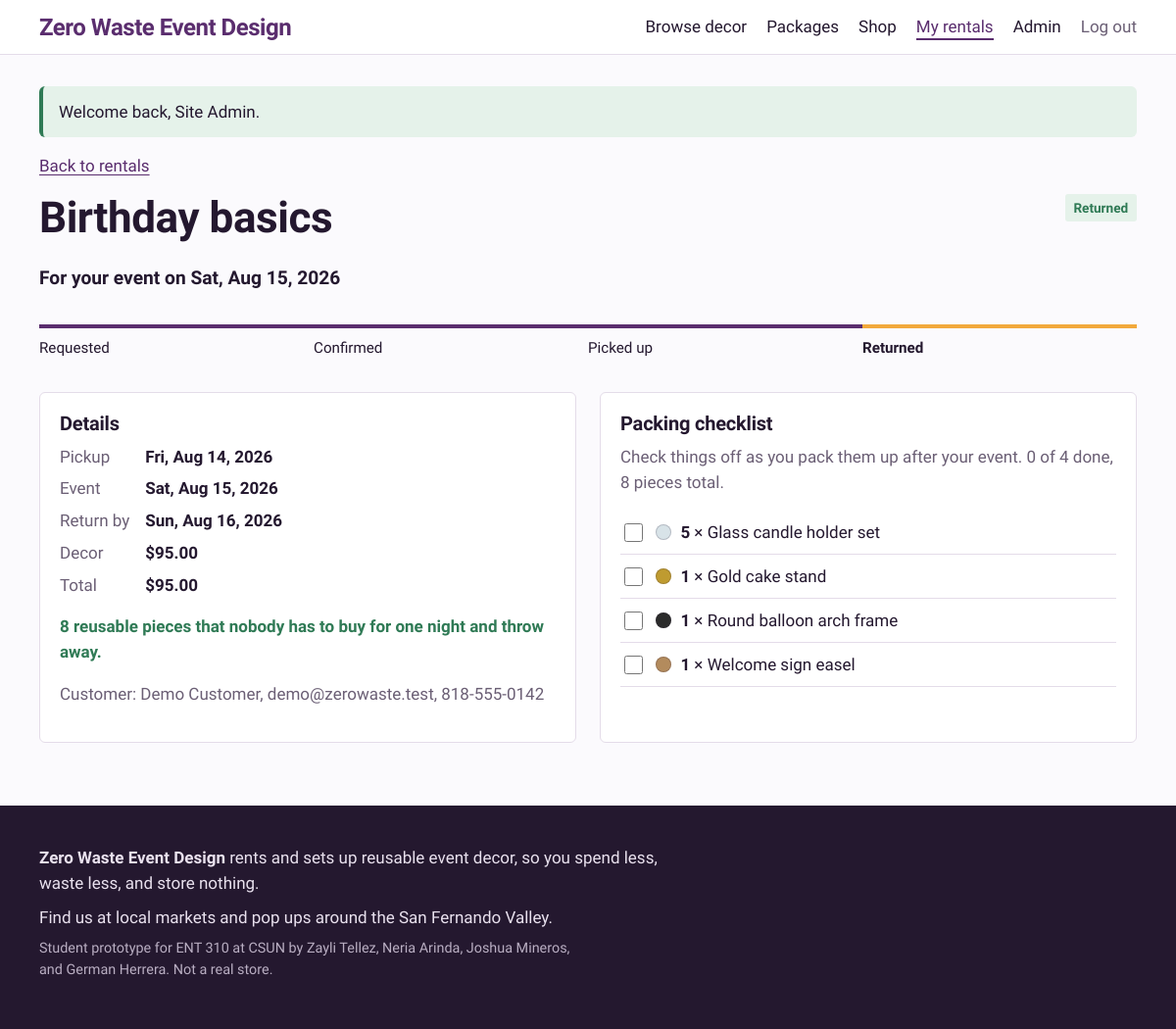
Screenshot of /rental.php?id=1 (signed in) with the database file from the repository.
### tables this page shows
CREATE TABLE rentals (
  id          INT AUTO_INCREMENT PRIMARY KEY,
  user_id     INT NOT NULL,
  package_id  INT NULL,
  event_date  DATE NOT NULL,
  pickup_date DATE NOT NULL,
  return_date DATE NOT NULL,
  service     ENUM('pickup','setup') NOT NULL DEFAULT 'pickup',  
  address     VARCHAR(255) NULL,                                 
  status      ENUM('pending','confirmed','picked_up','returned','cancelled')
              NOT NULL DEFAULT 'pending',
  subtotal    DECIMAL(10,2) NOT NULL,
  setup_fee   DECIMAL(8,2)  NOT NULL DEFAULT 0,
  discount    DECIMAL(8,2)  NOT NULL DEFAULT 0,                  
  total_price DECIMAL(10,2) NOT NULL,
  notes       VARCHAR(500) NULL,
  created_at  TIMESTAMP NOT NULL DEFAULT CURRENT_TIMESTAMP,
  FOREIGN KEY (user_id)    REFERENCES users(id),
  FOREIGN KEY (package_id) REFERENCES packages(id),
  INDEX idx_dates (pickup_date, return_date),
  INDEX idx_status (status)
);

CREATE TABLE packages (
  id          INT AUTO_INCREMENT PRIMARY KEY,
  name        VARCHAR(120) NOT NULL,
  event_type  VARCHAR(60)  NOT NULL,
  description TEXT NOT NULL,
  price       DECIMAL(8,2) NOT NULL,
  setup_fee   DECIMAL(8,2) NOT NULL DEFAULT 75.00,  
  season      VARCHAR(40) NULL,                     
  color_hex   CHAR(7) NOT NULL DEFAULT '#CCCCCC',
  is_active   TINYINT(1) NOT NULL DEFAULT 1
);

CREATE TABLE users (
  id            INT AUTO_INCREMENT PRIMARY KEY,
  name          VARCHAR(100)  NOT NULL,
  email         VARCHAR(255)  NOT NULL UNIQUE,
  phone         VARCHAR(30)   NULL,
  password_hash VARCHAR(255)  NOT NULL,
  role          ENUM('customer','admin') NOT NULL DEFAULT 'customer',
  created_at    TIMESTAMP NOT NULL DEFAULT CURRENT_TIMESTAMP
);

CREATE TABLE rental_items (
  id         INT AUTO_INCREMENT PRIMARY KEY,
  rental_id  INT NOT NULL,
  item_id    INT NOT NULL,
  quantity   INT NOT NULL,
  unit_price DECIMAL(8,2) NOT NULL,
  FOREIGN KEY (rental_id) REFERENCES rentals(id) ON DELETE CASCADE,
  FOREIGN KEY (item_id)   REFERENCES items(id)
);

CREATE TABLE items (
  id          INT AUTO_INCREMENT PRIMARY KEY,
  category_id INT NOT NULL,
  name        VARCHAR(120) NOT NULL,
  description TEXT NOT NULL,
  color_name  VARCHAR(40)  NOT NULL DEFAULT 'Assorted',
  color_hex   CHAR(7)      NOT NULL DEFAULT '#CCCCCC',
  price       DECIMAL(8,2) NOT NULL,           
  quantity    INT NOT NULL DEFAULT 1,          
  sale_price  DECIMAL(8,2) NULL,               
  sale_stock  INT NOT NULL DEFAULT 0,          
  image_url   VARCHAR(500) NULL,
  is_active   TINYINT(1) NOT NULL DEFAULT 1,
  created_at  TIMESTAMP NOT NULL DEFAULT CURRENT_TIMESTAMP,
  FOREIGN KEY (category_id) REFERENCES categories(id)
);

### includes/bootstrap.php (called while the page is built, shortened)
<?php
function db(): PDO
{
    static $pdo = null;
    if ($pdo === null) {
        $dsn = 'mysql:host=' . DB_HOST . ';port=' . DB_PORT . ';dbname=' . DB_NAME . ';charset=utf8mb4';
        $pdo = new PDO($dsn, DB_USER, DB_PASS, [
            PDO::ATTR_ERRMODE            => PDO::ERRMODE_EXCEPTION,
            PDO::ATTR_DEFAULT_FETCH_MODE => PDO::FETCH_ASSOC,
            PDO::ATTR_EMULATE_PREPARES   => false,
        ]);
    }
    return $pdo;
}
function base_url(): string
{
    static $base = null;
    if ($base === null) {
        $script = $_SERVER['SCRIPT_NAME'] ?? '';
        $dir = str_replace('\\', '/', dirname($script));
        $base = rtrim($dir, '/');
    }
    return $base;
}
function url(string $path = ''): string
{
    return base_url() . '/' . ltrim($path, '/');
}
function e(?string $text): string
{
    return htmlspecialchars((string) $text, ENT_QUOTES, 'UTF-8');
}
function money($amount): string
{
    return '$' . number_format((float) $amount, 2);
}
function nice_date(string $date): string
{
    return date('D, M j, Y', strtotime($date));
}
function status_label(string $status, bool $setup = false): string
{
    return [
        'pending'   => 'Waiting for confirmation',
        'confirmed' => 'Confirmed',
        'picked_up' => $setup ? 'Set up' : 'Picked up',
        'returned'  => $setup ? 'Taken down' : 'Returned',
        'cancelled' => 'Cancelled',
    ][$status] ?? $status;
}
function current_user(): ?array
{
    static $user = false;
    if ($user === false) {
        $user = null;
        if (!empty($_SESSION['user_id'])) {
            $stmt = db()->prepare('SELECT id, name, email, phone, role FROM users WHERE id = ?');
            $stmt->execute([$_SESSION['user_id']]);
            $user = $stmt->fetch() ?: null;
        }
    }
    return $user;
}
function require_login(): array
{
    $user = current_user();
    return $user;
}
    ob_start(); ?>

### public/rental.php (the view, shortened to what this page needs)
<?php
require __DIR__ . '/../includes/bootstrap.php';
$user = require_login();
$id = (int) ($_GET['id'] ?? 0);
$stmt = db()->prepare('SELECT r.*, p.name AS package_name, u.name AS customer_name, u.email AS customer_email, u.phone AS customer_phone
                       FROM rentals r
                       JOIN users u ON u.id = r.user_id
                       LEFT JOIN packages p ON p.id = r.package_id
                       WHERE r.id = ?');
$stmt->execute([$id]);
$rental = $stmt->fetch();
$stmt = db()->prepare('SELECT ri.*, i.name, i.color_name, i.color_hex
                       FROM rental_items ri JOIN items i ON i.id = ri.item_id
                       WHERE ri.rental_id = ? ORDER BY i.name');
$stmt->execute([$id]);
$lines = $stmt->fetchAll();
$pieceCount = array_sum(array_column($lines, 'quantity'));
$isSetup = $rental['service'] === 'setup';
$steps = $isSetup
    ? ['pending' => 'Requested', 'confirmed' => 'Confirmed', 'picked_up' => 'Set up', 'returned' => 'Taken down']
    : ['pending' => 'Requested', 'confirmed' => 'Confirmed', 'picked_up' => 'Picked up', 'returned' => 'Returned'];
$stepKeys = array_keys($steps);
$currentStep = array_search($rental['status'], $stepKeys, true);
require __DIR__ . '/../includes/header.php';
?>
<p class="crumbs"><a href="<?= e(url($user['role'] === 'admin' && (int) $rental['user_id'] !== (int) $user['id'] ? 'admin/index.php' : 'my-rentals.php')) ?>">Back to rentals</a></p>
<div class="rental-head">
  <div>
    <h1><?= e($rental['package_name'] ?: 'Rental #' . $id) ?></h1>
    <p class="price-line">For your event on <?= e(nice_date($rental['event_date'])) ?></p>
  </div>
  <span class="status status-<?= e($rental['status']) ?>"><?= e(status_label($rental['status'], $isSetup)) ?></span>
</div>
<?php if ($rental['status'] === 'cancelled'): ?>
  <p class="flash flash-info">This rental was cancelled. The items went back on the calendar.</p>
<?php else: ?>
  <ol class="progress" aria-label="Rental progress">
    <?php foreach ($steps as $key => $label):
        $index = array_search($key, $stepKeys, true); ?>
      <li class="<?= $index < $currentStep ? 'done' : ($index === $currentStep ? 'current' : '') ?>"<?= $index === $currentStep ? ' aria-current="step"' : '' ?>><?= e($label) ?></li>
    <?php endforeach; ?>
  </ol>
<?php endif; ?>
<div class="rental-grid">
  <section class="card">
    <h2>Details</h2>
    <dl class="facts">
      <?php if ($isSetup): ?>
        <dt>Service</dt><dd>We set it up and take it down</dd>
        <dt>Where</dt><dd><?= e($rental['address']) ?></dd>
        <dt>Event</dt><dd><?= e(nice_date($rental['event_date'])) ?></dd>
      <?php else: ?>
        <dt>Pickup</dt><dd><?= e(nice_date($rental['pickup_date'])) ?></dd>
        <dt>Event</dt><dd><?= e(nice_date($rental['event_date'])) ?></dd>
        <dt>Return by</dt><dd><?= e(nice_date($rental['return_date'])) ?></dd>
      <?php endif; ?>
      <dt>Decor</dt><dd><?= money($rental['subtotal']) ?></dd>
      <dt>Total</dt><dd><?= money($rental['total_price']) ?></dd>
    </dl>
    <p class="impact-line"><?= (int) $pieceCount ?> reusable <?= $pieceCount == 1 ? 'piece' : 'pieces' ?> that nobody has to buy for one night and throw away.</p>
    <?php if ($user['role'] === 'admin'): ?>
      <p class="muted">Customer: <?= e($rental['customer_name']) ?>, <?= e($rental['customer_email']) ?><?= $rental['customer_phone'] ? ', ' . e($rental['customer_phone']) : '' ?></p>
    <?php endif; ?>
  </section>
  <section class="card checklist" data-checklist>
    <h2><?= $isSetup ? 'What we bring' : 'Packing checklist' ?></h2>
    <p class="muted"><?= $isSetup ? 'Our team checks these off at setup and takedown.' : 'Check things off as you pack them up after your event.' ?> <span data-count>0</span> of <?= count($lines) ?> done, <?= (int) $pieceCount ?> pieces total.</p>
    <ul>
      <?php foreach ($lines as $line): ?>
        <li>
          <label>
            <input type="checkbox">
            <span class="dot" style="--swatch: <?= e($line['color_hex']) ?>"></span>
            <span><strong><?= (int) $line['quantity'] ?></strong> &times; <?= e($line['name']) ?></span>
          </label>
        </li>
      <?php endforeach; ?>
    </ul>
  </section>
</div>
<?php require __DIR__ . '/../includes/footer.php'; ?>

### public/assets/style.css (style rules this page uses)
:root { --paper: #FBFAFD; --white: #FFFFFF; --ink: #24182F; --muted: #6B5F75; --plum: #5A2D6E; --plum-soft: #F1EAF5; --marigold: #F2A93B; --sage: #2F7A55; --sage-soft: #E5F2EA; --berry: #B3263E; --berry-soft: #FBE9EC; --line: #E4DCE9; --display: "Bricolage Grotesque", "Segoe UI", system-ui, sans-serif; --body: "Atkinson Hyperlegible", "Segoe UI", system-ui, sans-serif; --radius: 6px; --gap: clamp(1rem, 3vw, 1.5rem); }
*, *::before, *::after { box-sizing: border-box; }
html { -webkit-text-size-adjust: 100%; }
body { margin: 0; background: var(--paper); color: var(--ink); font: 400 1.0625rem/1.55 var(--body); }
a { color: var(--plum); text-underline-offset: 0.18em; }
h1, h2, h3 { font-family: var(--display); line-height: 1.1; letter-spacing: -0.01em; margin: 0 0 0.5em; }
h1 { font-size: clamp(2rem, 4vw, 2.75rem); font-weight: 800; }
h2 { font-size: 1.5rem; font-weight: 700; margin-top: 2rem; }
p { margin: 0 0 1rem; max-width: 68ch; }
.muted { color: var(--muted); }
.dot { display: inline-block; width: 1rem; height: 1rem; border-radius: 50%; background: var(--swatch, #ccc); box-shadow: inset 0 0 0 1px rgba(36, 24, 47, 0.2); vertical-align: middle; flex: none; }
input, select, textarea { font: inherit; color: var(--ink); padding: 0.55rem 0.7rem; border: 1px solid #CFC4D6; border-radius: var(--radius); background: var(--white); max-width: 100%; }
input[type="checkbox"] { width: 1.2rem; height: 1.2rem; accent-color: var(--sage); }
.crumbs { margin-bottom: 1rem; }
.price-line { font-size: 1.2rem; font-weight: 700; }
.status { display: inline-block; font-size: 0.85rem; font-weight: 700; padding: 0.2rem 0.55rem; border-radius: 3px; white-space: nowrap; }
.status-returned { background: var(--sage-soft); color: var(--sage); }
.rental-head { display: flex; justify-content: space-between; align-items: flex-start; gap: 1rem; flex-wrap: wrap; }
.progress { list-style: none; display: flex; padding: 0; margin: 1rem 0 2rem; }
.progress li { flex: 1; padding-top: 0.6rem; border-top: 4px solid var(--line); color: var(--muted); font-size: 0.95rem; }
.progress li.done { border-color: var(--plum); color: var(--ink); }
.progress li.current { border-color: var(--marigold); color: var(--ink); font-weight: 700; }
.rental-grid { display: grid; grid-template-columns: repeat(auto-fit, minmax(300px, 1fr)); gap: var(--gap); }
.card { background: var(--white); border: 1px solid var(--line); border-radius: var(--radius); padding: 1.25rem; }
.card h2 { margin-top: 0; font-size: 1.25rem; }
.facts { display: grid; grid-template-columns: auto 1fr; gap: 0.4rem 1rem; margin: 0 0 1rem; }
.facts dt { color: var(--muted); }
.facts dd { margin: 0; font-weight: 700; }
.checklist ul { list-style: none; padding: 0; margin: 0; }
.checklist li { border-bottom: 1px solid var(--line); }
.checklist label { display: flex; align-items: center; gap: 0.6rem; padding: 0.55rem 0; cursor: pointer; }
.impact-line { color: var(--sage); font-weight: 700; }

### rows the page displays
rentals: package.name "Birthday basics", event_date "Sat, Aug 15, 2026", status_label($rental['status'], $isSetup) "Returned", service "Requested", service "Confirmed", service "Picked up", service "Returned", pickup_date "Fri, Aug 14, 2026", return_date "Sun, Aug 16, 2026", subtotal "$95.00", total_price "$95.00", user.name "Demo Customer", user.email "demo@zerowaste.test", user.phone "818-555-0142"
rental_items: quantity "5", item.name "Glass candle holder set"
rental_items: quantity "1", item.name "Gold cake stand"
rental_items: quantity "1", item.name "Round balloon arch frame"
rental_items: quantity "1", item.name "Welcome sign easel"

### other values shown
SITE_NAME "Zero Waste Event Design"
$label "Browse decor Packages Shop My rentals Admin"
$f['message'] "Welcome back, Site Admin."
$pieceCount "8"
count($lines) "4"
